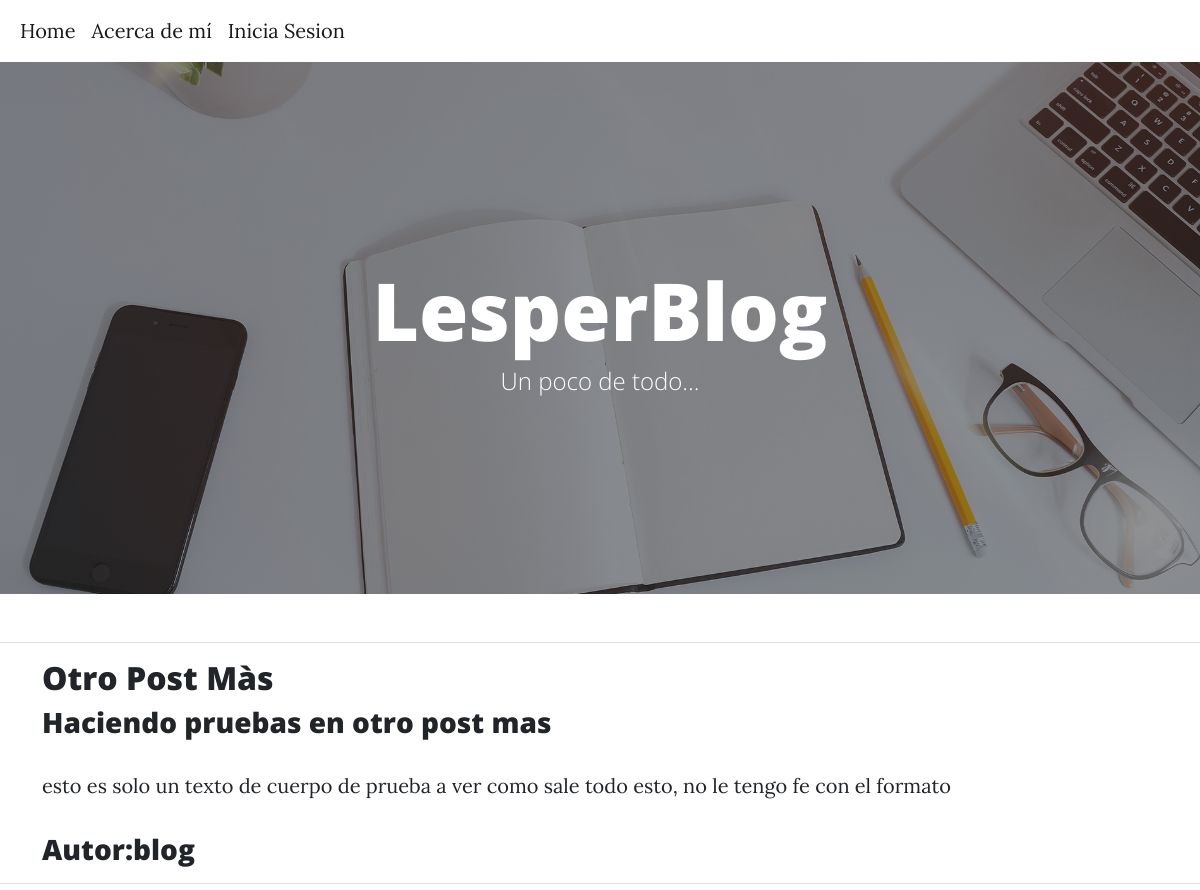
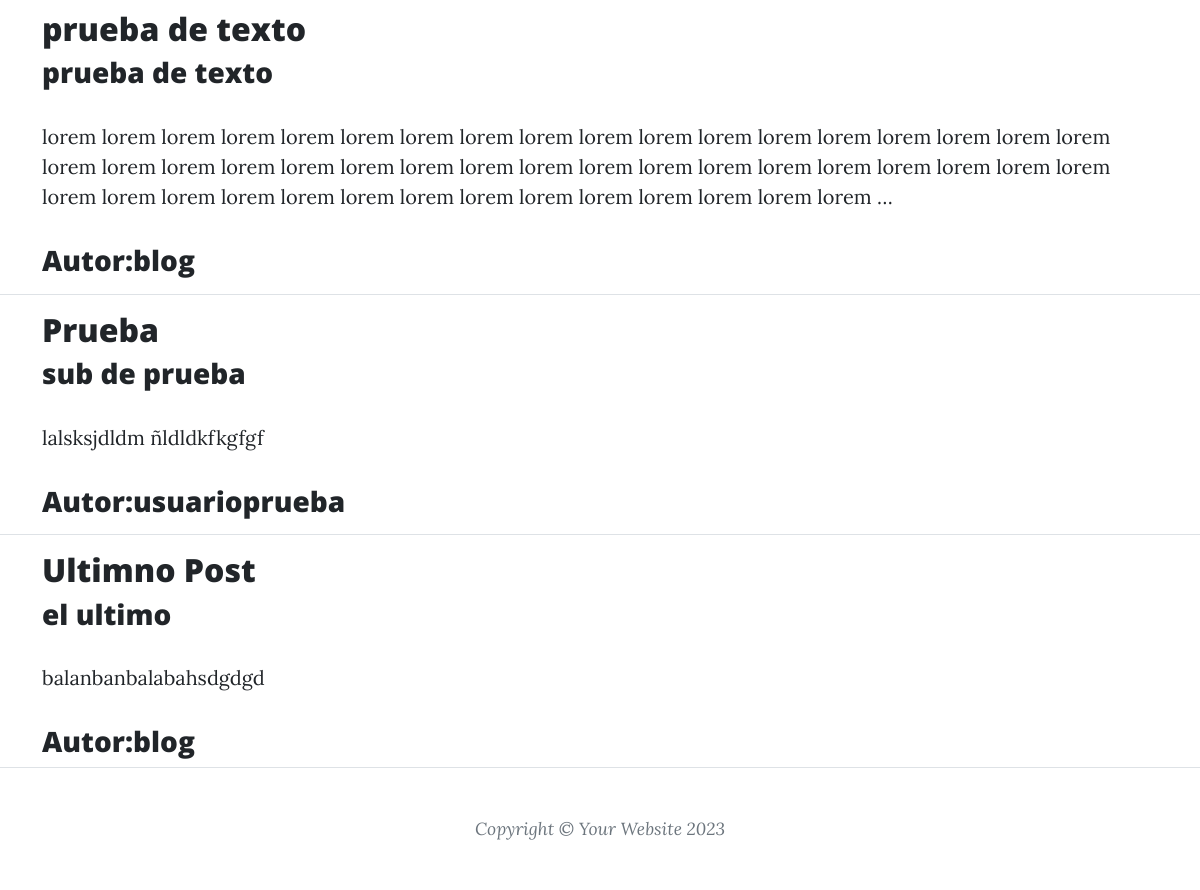
The app's page /, older data (2 pictures, top to bottom).
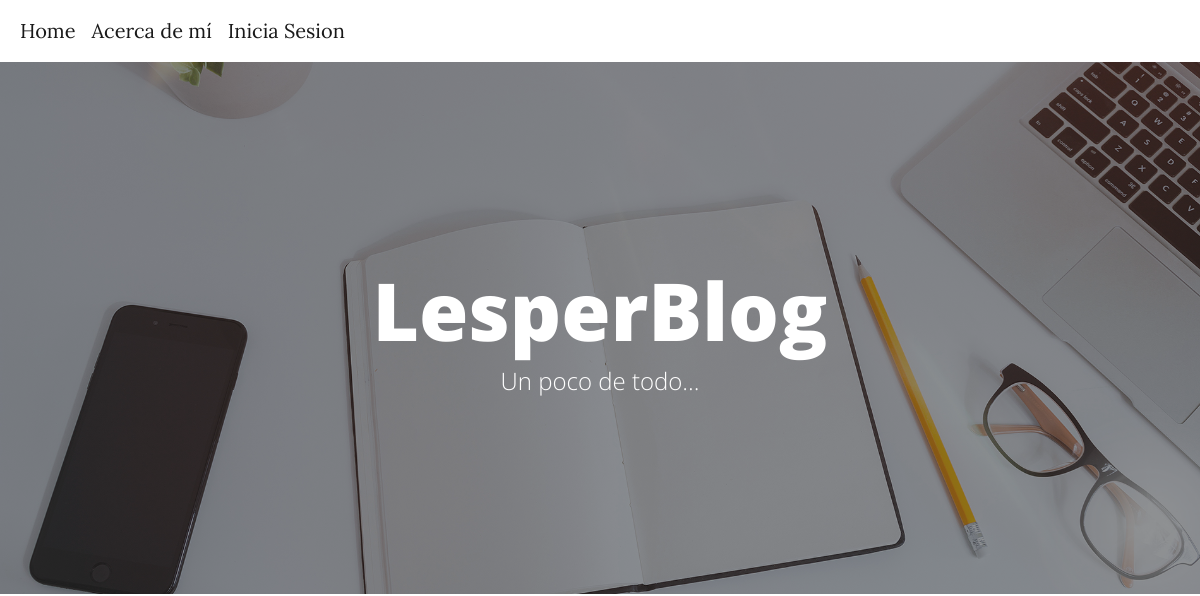
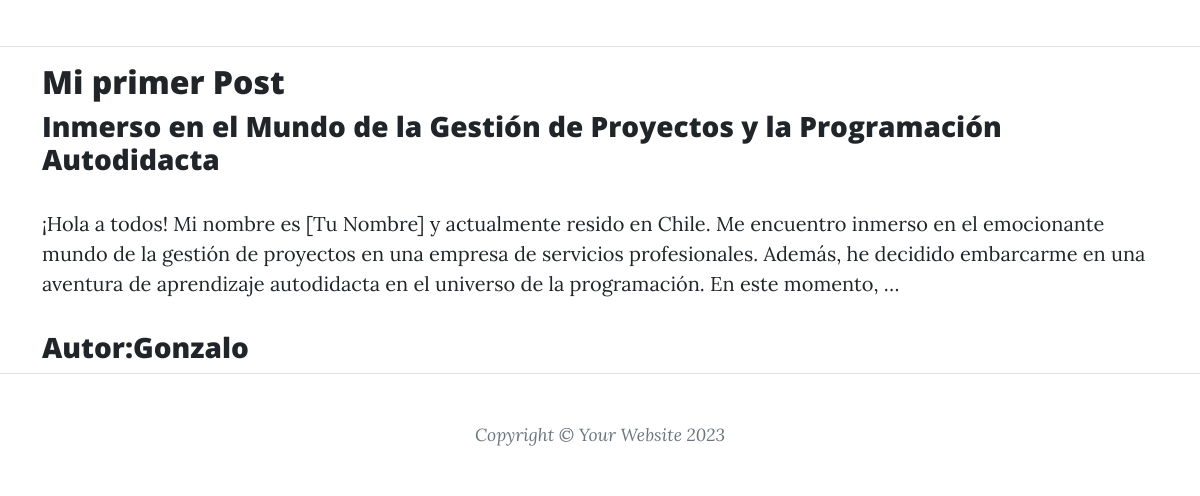
The same page, newer data (2 pictures, top to bottom).
### blog/models.py (models this page shows, shortened)
class Post(models.Model):
    titulo = models.CharField(max_length=200)
    subtitulo = models.CharField(max_length=200)
    autor = models.ForeignKey(
        "auth.User",
        on_delete=models.CASCADE,null=True
    )
    cuerpo = models.TextField()
    imagen_post = models.ImageField(upload_to='post/', null=True, blank = True)
    creado=models.DateField(auto_now_add=True,editable=False)
    modificado=models.DateField(auto_now=True)

### blog/views.py (the view)
# urls.py: path("", BlogListView.as_view(), name="home"),
class BlogListView(ListView):
    model = Post
    template_name = "home.html"

### blog/templates/home.html (shortened to what this page needs)
{% extends "base.html" %}
{% block content %}
{% for post in post_list %}
<hr>
  <div class="container">
    <h2><a href="{% url 'post_detail' post.pk %}">{{ post.titulo }}</a></h2>
    <h3><a href="">{{ post.subtitulo }}</a></h3>
    <div class="w-100"> <p>{{ post.cuerpo|truncatewords:50 }}</p> </div>
    <h3><a href="">Autor:{{ post.autor }}</a></h3>
</div>
{% endfor %}
{% endblock content %}

Row changes from the older to the newer data that the page shows:
removed Post: titulo "Otro Post Màs", subtitulo "Haciendo pruebas en otro post mas", cuerpo "esto es solo un texto de cuerpo de prueba a ver como sale todo esto, no le tengo fe con el formato", autor "blog"
removed Post: titulo "prueba de texto", subtitulo "prueba de texto", cuerpo "lorem lorem lorem lorem lorem lorem lorem lorem lorem lorem lorem lorem lorem lorem lorem lorem lorem lorem lorem lorem lorem lorem lorem lorem lorem lorem lorem lorem lorem lorem lorem lorem lorem lorem lorem lorem lorem lorem lorem lorem lorem lorem lorem lorem lorem lorem lorem lorem lorem lorem …", autor "blog"
removed Post: titulo "Prueba", subtitulo "sub de prueba", cuerpo "lalsksjdldm ñldldkfkgfgf", autor "usuarioprueba"
removed Post: titulo "Ultimno Post", subtitulo "el ultimo", cuerpo "balanbanbalabahsdgdgd", autor "blog"
added Post: titulo "Mi primer Post", subtitulo "Inmerso en el Mundo de la Gestión de Proyectos y la Programación Autodidacta", cuerpo "¡Hola a todos! Mi nombre es [Tu Nombre] y actualmente resido en Chile. Me encuentro inmerso en el emocionante mundo de la gestión de proyectos en una empresa de servicios profesionales. Además, he decidido embarcarme en una aventura de aprendizaje autodidacta en el universo de la programación. En este momento, …", autor "Gonzalo"
